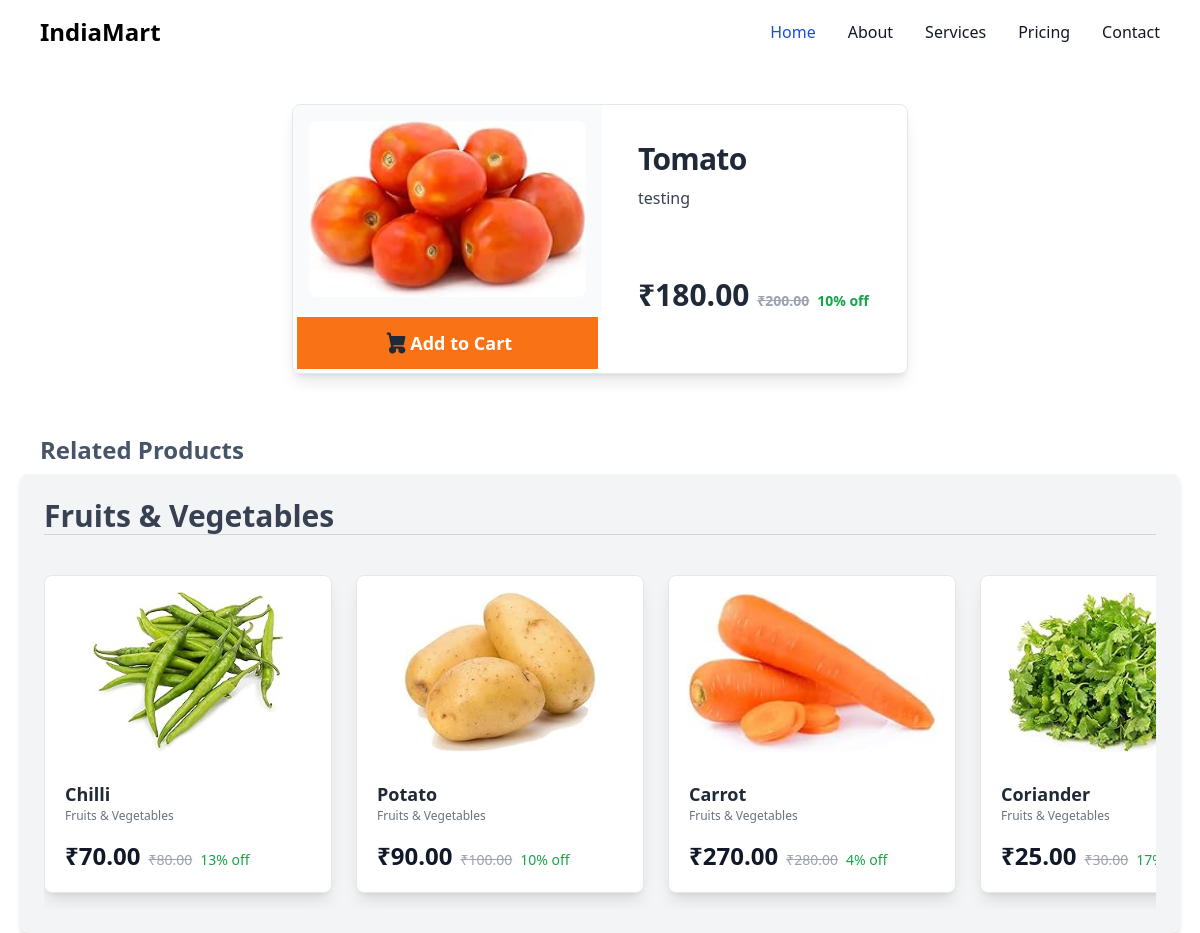
The app's page /public-panel/viewProduct/4/ with its own data.
### shop/models.py (models this page shows, shortened)
class Product(models.Model):
    category = models.ForeignKey(Category, on_delete=models.CASCADE)
    brand = models.ForeignKey(Brand, on_delete=models.CASCADE)
    product_name = models.CharField(max_length=200)
    product_slug = models.CharField(max_length=200, unique=True)
    product_desc = models.TextField()
    product_image = models.ImageField(upload_to='product/')
    product_price = models.DecimalField(max_digits=10, decimal_places=2)
    discount_price = models.DecimalField(max_digits=10, decimal_places=2, null=True, blank=True)
    product_qty = models.IntegerField()
    sku = models.CharField(max_length=100, default='DEFAULT-SKU')
    unit = models.CharField(max_length=10, choices=[('g', 'Gram'), ('kg', 'Kilogram'), ('mg', 'Milligram'), ('lb', 'Pound'), ('oz', 'Ounce'), ('l', 'Liter'), ('ml', 'Milliliter'), ('dozen', 'Dozen'), ('pcs', 'Pieces'), ('bundle', 'Bundle'), ('packet', 'Packet'), ('box', 'Box'), ('bottle', 'Bottle'), ('can', 'Can'), ('jar', 'Jar'), ('bag', 'Bag')], default='g')
    def per_discount(self):
        return ((self.product_price-self.discount_price)/self.product_price)*100

class Category(models.Model):
    parent = models.ForeignKey('self', on_delete=models.CASCADE, null=True, blank=True)
    cat_title = models.CharField(max_length=200)
    cat_desc = models.TextField()
    cat_slug = models.SlugField(unique=True)
    cat_status = models.BooleanField(default=False)
    image = models.ImageField(upload_to="category/", default='category/default.jpg')

### shop/views.py (the view)
# urls.py: path("public-panel/viewProduct/<int:id>/", view, name='public.view.product'),
def view(req, id):
    data = {}
    product = Product.objects.get(id=id)
    data['product'] = product
    cat = product.category
    data['category'] = Category.objects.filter(id=cat.id, product__isnull=False).distinct()
    rp = Product.objects.filter(category=cat).exclude(id=id)
    data['rp'] = rp
    data['rp_count'] = rp.count()
    data['variant'] = Product_variant.objects.all()
    return render(req, "public_panel/viewProduct.html", data)

### templates/public_panel/viewProduct.html (shortened to what this page needs)
{% extends "public_panel/layout.html" %}
{% block content %}
<div class="flex justify-center py-10 px-5">
    <div class="flex flex-col md:flex-row bg-white border border-gray-200 rounded-lg shadow-lg overflow-hidden max-w-4xl transform transition hover:scale-105 hover:shadow-xl dark:border-gray-300 dark:bg-gray-100 dark:hover:bg-gray-200">
        <div class="flex flex-col">
            <div class="w-full h-full md:w-full flex items-center justify-center bg-gray-50 p-4">
                <img class="object-cover w-[280px] h-full max-h-[450px] rounded-lg" src="{{ product.product_image.url }}" alt="Product image">
            </div>
            <div class="flex justify-start m-1 gap-2">
                <a href="{% url 'public.cart' %}" class="w-full flex md:w-full justify-center bg-orange-500 hover:bg-orange-600 text-white text-lg px-9 py-3 transition font-semibold">
                    Add to Cart
                </a>
            </div>
        </div>
        <div class="flex flex-col justify-between p-9 w-full md:w-1/2">
            <div class="">
                <h5 class="text-3xl font-bold tracking-tight text-gray-800 dark:text-gray-700">{{ product.product_name }}</h5>
                <p class="text-gray-700 dark:text-gray-600 mt-2 leading-relaxed">{{ product.product_desc }}</p>
            </div>
            <div class="mb-6">
                <p class="text-3xl font-bold text-gray-800 dark:text-gray-700">₹{{ product.discount_price }}
                    <del class="text-gray-400 text-sm">₹{{ product.product_price }}</del>
                    <span class="text-green-600 text-sm ">{{ product.per_discount|floatformat:0 }}% off</span>
                </p>
            </div>
        </div>
    </div>
</div>
<h1 class="text-slate-600 font-bold text-2xl pl-10 mt-5">Related Products</h1>
{% if rp_count > 1 %}
<div class="w-full flex flex-col mt-2 px-5 gap-10">
  {% for cat in category %}
    <div class="w-full bg-gray-100 rounded-lg p-6 shadow-md">
        <div class="border-b border-gray-300 mb-6">
            <h1 class="text-3xl font-bold text-gray-700">{{ cat.cat_title }}</h1>
        </div>
        <div class="flex overflow-x-auto space-x-6 py-4 scroll-hidden">
          {% for product in rp %}
            {% if product.category == cat %}
           <a href="{% url 'public.view.product' product.id %}">
            <div class="w-72 shrink-0 bg-white border border-gray-200 rounded-lg shadow-lg hover:shadow-xl transform transition duration-300 hover:scale-105">
                <img class="p-4 rounded-t-lg h-48 w-full object-contain" src="{{ product.product_image.url }}" alt="product image"/>
              <div class="px-5 pb-5">
                  <h5 class="text-lg font-semibold text-gray-800 mt-3">{{ product.product_name|truncatewords:6 }}</h5>
                <p class="text-xs text-gray-500">{{ product.category.cat_title }}</p>
                <div class="flex items-center gap-2 mt-4">
                  <span class="text-2xl font-bold text-gray-900 ">₹{{ product.discount_price }}</span>
                  <del class="text-sm font-medium text-gray-400 mt-2">₹{{ product.product_price }}</del>
                  <span class="text-green-600 text-sm mt-2">{{ product.per_discount|floatformat:0 }}% off</span>
                </div>
              </div>
            </div>
          </a>
           {% endif %}
          {% endfor %}
        </div>
    </div>
  {% endfor %}
</div>
{% else %}
           <div>
                <h1 class="px-[10%] text-slate-300 font-semibold py-[5%] text-7xl">Not Found</h1>
           </div>
{% endif %}
{% endblock content %}

### templates/public_panel/viewProduct.html (style rules this page uses)
.scroll-hidden { -ms-overflow-style: none; scrollbar-width: none; }

### records on screen
Product: product_image (picture), product_name "Tomato", product_desc "testing", discount_price "180.00", product_price "200.00", per_discount "10"
Category: cat_title "Fruits & Vegetables"
Product: product_image (picture), product_name "Chilli", category.cat_title "Fruits & Vegetables", discount_price "70.00", product_price "80.00", per_discount "13"
Product: product_image (picture), product_name "Potato", category.cat_title "Fruits & Vegetables", discount_price "90.00", product_price "100.00", per_discount "10"
Product: product_image (picture), product_name "Carrot", category.cat_title "Fruits & Vegetables", discount_price "270.00", product_price "280.00", per_discount "4"
Product: product_image (picture), product_name "Coriander", category.cat_title "Fruits & Vegetables", discount_price "25.00", product_price "30.00", per_discount "17"
